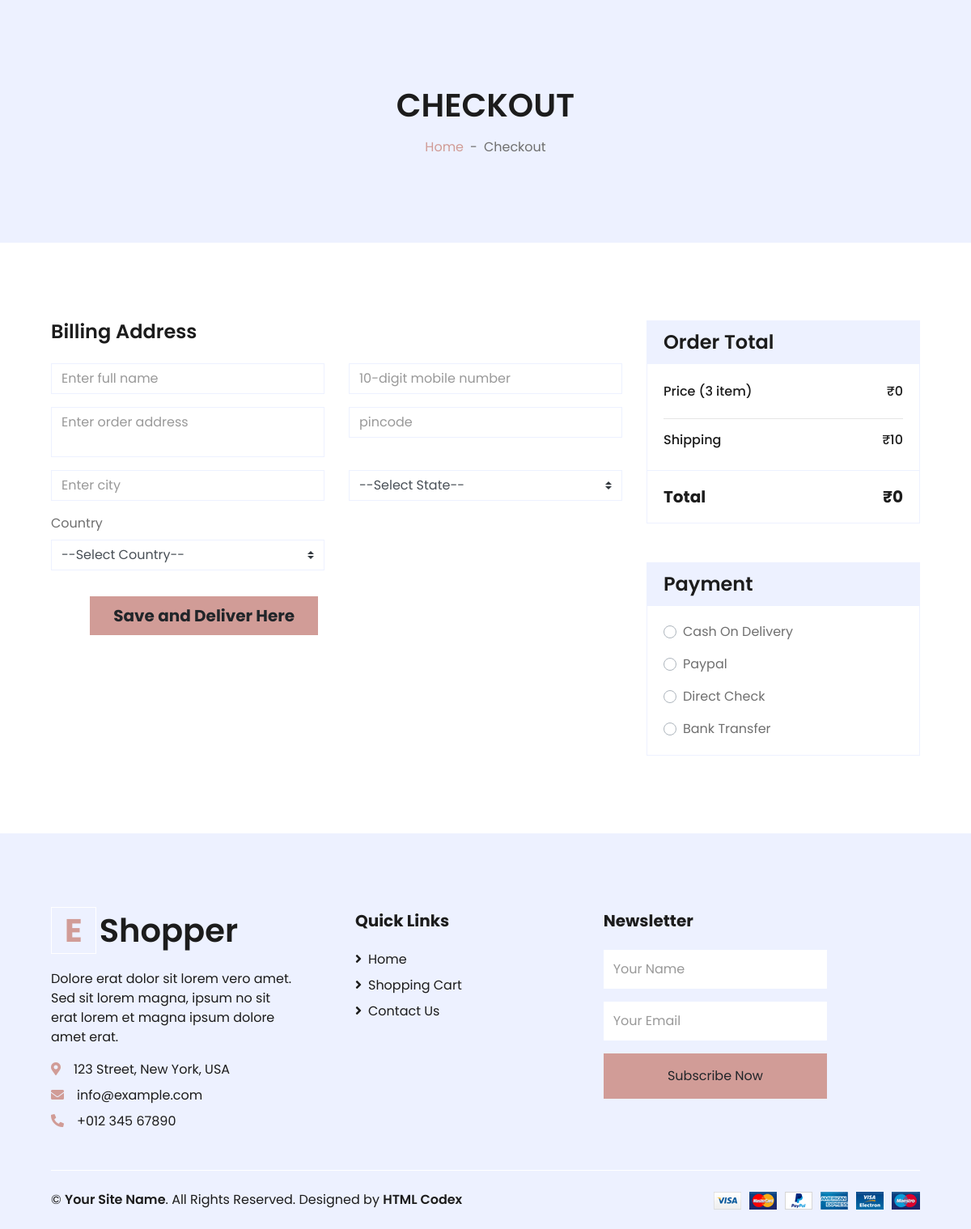
Before: /checkout/ (signed in) with the older database file.
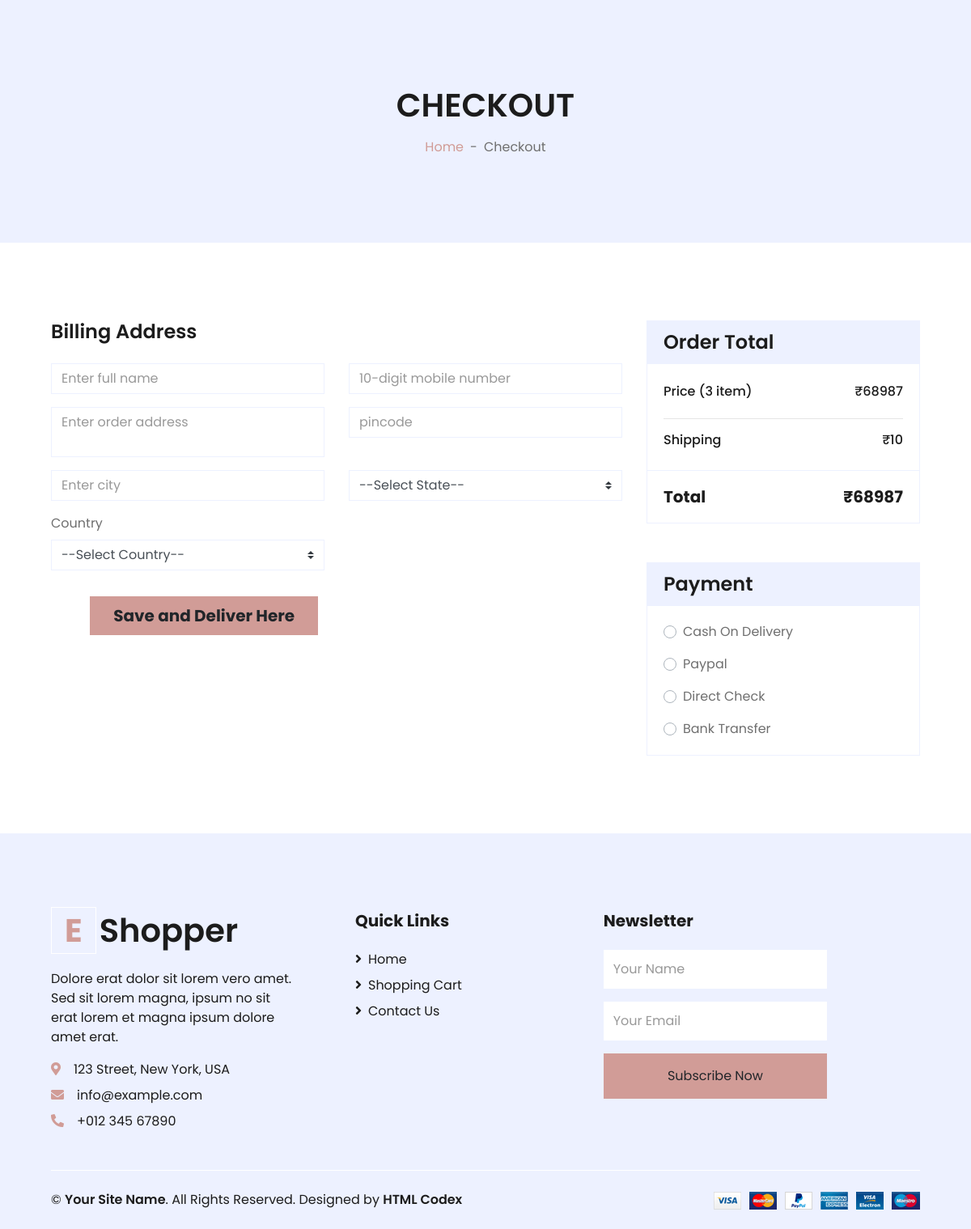
After: the same page with the newer database file.
### myapp/models.py (models this page shows, shortened)
class Cart(models.Model):
    user = models.OneToOneField(User, on_delete=models.CASCADE,related_name='cart_user')
    quantity = models.IntegerField(default=0)
    total_price = models.PositiveIntegerField(default=0)

### myapp/views.py (the view, shortened to what this page needs)
# urls.py: path('checkout/',views.CheckoutView.as_view(),name='checkout'),
class CheckoutView(View):
    def get(self,request,*args,**kwargs):
        if request.user.is_authenticated:
            product_id = request.GET.get('pid')
            address = Address.objects.filter(user=request.user)
            if product_id:
                product_data = Product.objects.get(id=product_id)
                context = {
                            'prd':product_data,
                            'address' : address
                }
                return render(request, "myapp/checkout.html",context)
            else:
                cart = Cart.objects.get(user=request.user)
                cartitem = cart.cart_cartitem.all()
                context = {
                            'cart':cart,
                            'cartitem':cartitem,
                            'address' : address
                }
                return render(request, "myapp/checkout.html",context)
        else:
            return redirect('login')
        return render(request, "myapp/checkout.html")

### myapp/templates/myapp/checkout.html (shortened to what the changed rows need)
{% load static %}
<!DOCTYPE html>
<html lang="en">
<head>
    <link href="https://cdnjs.cloudflare.com/ajax/libs/font-awesome/5.10.0/css/all.min.css" rel="stylesheet">
    <link href="lib/owlcarousel/assets/owl.carousel.min.css" rel="stylesheet">
    <link href="{% static 'website/css/style.css' %}" rel="stylesheet">
</head>
<body>
    <div class="container-fluid bg-secondary mb-5">
        <div class="d-flex flex-column align-items-center justify-content-center" style="min-height: 300px">
            <h1 class="font-weight-semi-bold text-uppercase mb-3">Checkout</h1>
        </div>
    </div>
    <div class="container-fluid pt-5">
        <div class="row px-xl-5">
            <div class="col-lg-4">
                <div class="card border-secondary mb-5">
                    <div class="card-body">
                        <div class="d-flex justify-content-between mb-3 pt-1">
                            {% if prd %}
                            <h6 class="font-weight-medium">Price (1 item)</h6>
                            <h6 class="font-weight-medium">₹{{prd.price}}</h6>
                            {% else %}
                            <h6 class="font-weight-medium">Price ({{cartitem|length}} item)</h6>
                            <h6 class="font-weight-medium">₹{{cart.total_price}}</h6>
                            {% endif %}
                        </div>
                    </div>
                    <div class="card-footer border-secondary bg-transparent">
                        <div class="d-flex justify-content-between mt-2">
                            <h5 class="font-weight-bold">Total</h5>
                            {% if prd %}
                            <h5 class="font-weight-bold">₹{{prd.price}}</h5>
                            {% else %}
                            <h5 class="font-weight-bold">₹{{cart.total_price}}</h5>
                            {% endif %}
                        </div>
                    </div>
                </div>
            </div>
        </div>
    </div>
    <div class="container-fluid bg-secondary text-dark mt-5 pt-5">
        <div class="row px-xl-5 pt-5">
            <div class="col-lg-4 col-md-12 mb-5 pr-3 pr-xl-5">
                <a href="" class="text-decoration-none">
                    <h1 class="mb-4 display-5 font-weight-semi-bold"><span
                            class="text-primary font-weight-bold border border-white px-3 mr-1">E</span>Shopper</h1>
                </a>
            </div>
        </div>
    </div>
</body>
</html>

Changed rows visible on the page:
changed Cart: total_price "0" → "68987"
